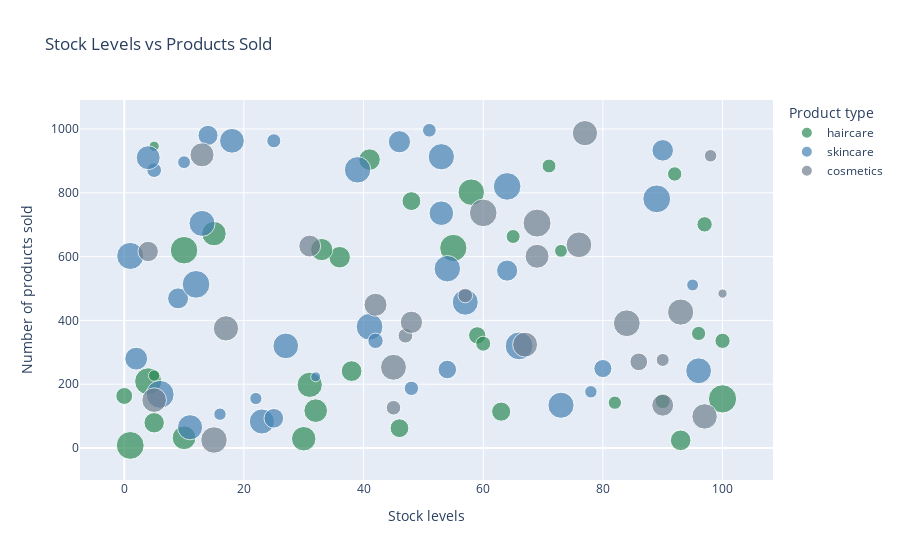

Notebook source saved alongside this figure:
### Code cell
# Stock Levels vs Products Sold
fig2 = px.scatter(
    df,
    x="Stock levels",
    y="Number of products sold",
    color="Product type",
    size="Revenue generated",
    hover_name="Supplier name",
    color_discrete_sequence=supply_chain_colors,
    title="Stock Levels vs Products Sold"
)
fig2.show()

### Figure 1 — Plotly figure (JSON) as saved in the notebook; plotly's stock layout.template omitted (floating-point values rounded to 4 significant figures)
{"data": [{"hovertemplate": "<b>%{hovertext}</b><br><br>Product type=haircare<br>Stock levels=%{x}<br>Number of products sold=%{y}<br>Revenue generated=%{marker.size}<extra></extra>", "hovertext": ["Supplier 3", "Supplier 1", "Supplier 4", "Supplier 4", "Supplier 2", "Supplier 4", "Supplier 2", "Supplier 4", "Supplier 2", "Supplier 4", "Supplier 5", "Supplier 2", "Supplier 3", "Supplier 2", "Supplier 5", "Supplier 1", "Supplier 2", "Supplier 2", "Supplier 4", "Supplier 2", "Supplier 1", "Supplier 4", "Supplier 2", "Supplier 1", "Supplier 5", "Supplier 3", "Supplier 3", "Supplier 1", "Supplier 5", "Supplier 3", "Supplier 4", "Supplier 4", "Supplier 4", "Supplier 2"], "legendgroup": "haircare", "marker": {"color": "#2E8B57", "size": [8662.0, 9578.0, 2828.0, 2874.0, 9365.0, 2391.0, 9049.0, 2175.0, 3716.0, 2766.0, 5737.0, 5268.0, 2557.0, 7397.0, 9866.0, 6088.0, 2926.0, 1606.0, 6886.0, 3550.0, 7015.0, 5710.0, 5328.0, 2484.0, 1292.0, 7889.0, 4384.0, 2412.0, 2048.0, 5134.0, 4531.0, 7386.0, 4371.0, 9185.0], "sizemode": "area", "sizeref": 24.67, "symbol": "circle"}, "mode": "markers", "name": "haircare", "orientation": "v", "showlegend": true, "type": "scatter", "x": [58, 1, 90, 100, 10, 71, 4, 82, 59, 60, 36, 93, 92, 30, 100, 33, 97, 5, 32, 0, 10, 41, 38, 96, 5, 31, 48, 65, 73, 5, 63, 15, 46, 55], "xaxis": "x", "y": [802, 8, 147, 336, 620, 884, 209, 142, 353, 327, 598, 24, 859, 29, 154, 622, 701, 227, 117, 163, 32, 904, 241, 359, 946, 198, 774, 663, 618, 79, 114, 672, 62, 627], "yaxis": "y"}, {"hovertemplate": "<b>%{hovertext}</b><br><br>Product type=skincare<br>Stock levels=%{x}<br>Number of products sold=%{y}<br>Revenue generated=%{marker.size}<extra></extra>", "hovertext": ["Supplier 3", "Supplier 5", "Supplier 1", "Supplier 3", "Supplier 2", "Supplier 5", "Supplier 2", "Supplier 5", "Supplier 1", "Supplier 1", "Supplier 1", "Supplier 4", "Supplier 1", "Supplier 3", "Supplier 3", "Supplier 1", "Supplier 2", "Supplier 3", "Supplier 2", "Supplier 1", "Supplier 4", "Supplier 5", "Supplier 1", "Supplier 1", "Supplier 1", "Supplier 1", "Supplier 3", "Supplier 4", "Supplier 3", "Supplier 1", "Supplier 5", "Supplier 5", "Supplier 1", "Supplier 4", "Supplier 1", "Supplier 3", "Supplier 2", "Supplier 1", "Supplier 3", "Supplier 5"], "legendgroup": "skincare", "marker": {"color": "#4682B4", "size": [7461.0, 7767.0, 2687.0, 7823.0, 4971.0, 2331.0, 6100.0, 4053.0, 8654.0, 5442.0, 6454.0, 2553.0, 8128.0, 9655.0, 9572.0, 9062.0, 7573.0, 2438.0, 1912.0, 5725.0, 5521.0, 1840.0, 7089.0, 9436.0, 8232.0, 4767.0, 2021.0, 8864.0, 4257.0, 8459.0, 8355.0, 8368.0, 9474.0, 1752.0, 1889.0, 8652.0, 2943.0, 1230.0, 9593.0, 8526.0], "sizemode": "area", "sizeref": 24.67, "symbol": "circle"}, "mode": "markers", "name": "skincare", "orientation": "v", "showlegend": true, "type": "scatter", "x": [53, 23, 5, 11, 14, 51, 46, 80, 54, 9, 2, 48, 27, 6, 89, 1, 18, 25, 78, 90, 64, 22, 4, 64, 96, 25, 10, 41, 54, 73, 57, 13, 12, 95, 16, 39, 42, 32, 66, 53], "xaxis": "x", "y": [736, 83, 871, 65, 980, 996, 960, 249, 562, 469, 280, 187, 320, 168, 781, 602, 963, 963, 176, 933, 556, 155, 910, 820, 242, 93, 896, 380, 246, 134, 457, 704, 513, 511, 106, 872, 336, 223, 320, 913], "yaxis": "y"}, {"hovertemplate": "<b>%{hovertext}</b><br><br>Product type=cosmetics<br>Stock levels=%{x}<br>Number of products sold=%{y}<br>Revenue generated=%{marker.size}<extra></extra>", "hovertext": ["Supplier 4", "Supplier 4", "Supplier 1", "Supplier 5", "Supplier 5", "Supplier 5", "Supplier 1", "Supplier 1", "Supplier 5", "Supplier 1", "Supplier 5", "Supplier 2", "Supplier 5", "Supplier 2", "Supplier 1", "Supplier 2", "Supplier 2", "Supplier 1", "Supplier 4", "Supplier 5", "Supplier 2", "Supplier 1", "Supplier 4", "Supplier 2", "Supplier 2", "Supplier 3"], "legendgroup": "cosmetics", "marker": {"color": "#708090", "size": [8496.0, 7517.0, 2629.0, 7087.0, 8858.0, 2686.0, 6117.0, 8319.0, 5150.0, 6541.0, 9692.0, 7152.0, 8002.0, 5911.0, 1062.0, 3900.0, 8180.0, 2633.0, 7911.0, 8685.0, 9445.0, 5925.0, 1935.0, 2100.0, 7888.0, 7698.0], "sizemode": "area", "sizeref": 24.67, "symbol": "circle"}, "mode": "markers", "name": "cosmetics", "orientation": "v", "showlegend": true, "type": "scatter", "x": [93, 5, 45, 69, 84, 47, 48, 45, 4, 42, 69, 13, 97, 31, 100, 86, 76, 57, 17, 15, 60, 90, 98, 90, 77, 67], "xaxis": "x", "y": [426, 150, 126, 601, 391, 352, 394, 253, 616, 449, 705, 919, 99, 633, 484, 270, 637, 478, 375, 25, 737, 134, 916, 276, 987, 324], "yaxis": "y"}], "layout": {"legend": {"itemsizing": "constant", "title": {"text": "Product type"}, "tracegroupgap": 0}, "title": {"text": "Stock Levels vs Products Sold"}, "xaxis": {"anchor": "y", "domain": [0, 1], "title": {"text": "Stock levels"}}, "yaxis": {"anchor": "x", "domain": [0, 1], "title": {"text": "Number of products sold"}}}}
